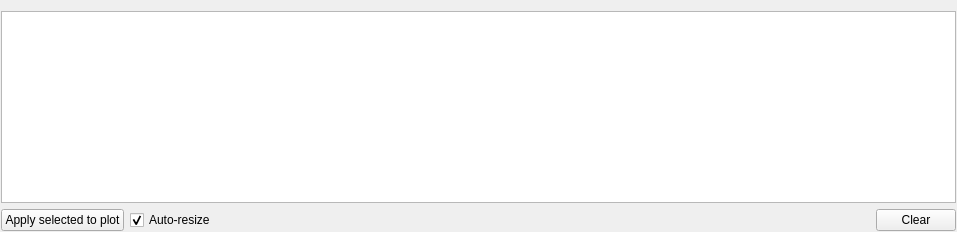
                 <widget class="QWidget" name="tabWidgetTableViewPage1">
                  <attribute name="title">
                   <string>Labels</string>
                  </attribute>
                  <layout class="QGridLayout" name="gridLayout_20">
                   <property name="leftMargin">
                    <number>1</number>
                   </property>
                   <property name="rightMargin">
                    <number>1</number>
                   </property>
                   <property name="bottomMargin">
                    <number>1</number>
                   </property>
                   <item row="0" column="0" colspan="4">
                    <widget class="QTableWidget" name="tableWidgetParsedData">
                     <property name="enabled">
                      <bool>true</bool>
                     </property>
                     <property name="sizePolicy">
                      <sizepolicy hsizetype="Preferred" vsizetype="Preferred">
                       <horstretch>0</horstretch>
                       <verstretch>0</verstretch>
                      </sizepolicy>
                     </property>
                     <property name="editTriggers">
                      <set>QAbstractItemView::NoEditTriggers</set>
                     </property>
                     <property name="alternatingRowColors">
                      <bool>true</bool>
                     </property>
                     <property name="selectionMode">
                      <enum>QAbstractItemView::ExtendedSelection</enum>
                     </property>
                     <property name="selectionBehavior">
                      <enum>QAbstractItemView::SelectRows</enum>
                     </property>
                     <property name="showGrid">
                      <bool>true</bool>
                     </property>
                     <property name="gridStyle">
                      <enum>Qt::DashLine</enum>
                     </property>
                     <property name="cornerButtonEnabled">
                      <bool>false</bool>
                     </property>
                    </widget>
                   </item>
                   <item row="1" column="0">
                    <widget class="QPushButton" name="pushButtonSetSelectedToGraph">
                     <property name="sizePolicy">
                      <sizepolicy hsizetype="Minimum" vsizetype="Minimum">
                       <horstretch>0</horstretch>
                       <verstretch>0</verstretch>
                      </sizepolicy>
                     </property>
                     <property name="text">
                      <string>Apply selected to plot</string>
                     </property>
                    </widget>
                   </item>
                   <item row="1" column="1">
                    <widget class="QCheckBox" name="checkBoxTableAutoResize">
                     <property name="text">
                      <string>Auto-resize</string>
                     </property>
                     <property name="checked">
                      <bool>true</bool>
                     </property>
                    </widget>
                   </item>
                   <item row="1" column="2">
                    <spacer name="horizontalSpacer_5">
                     <property name="orientation">
                      <enum>Qt::Horizontal</enum>
                     </property>
                     <property name="sizeHint" stdset="0">
                      <size>
                       <width>648</width>
                       <height>20</height>
                      </size>
                     </property>
                    </spacer>
                   </item>
                   <item row="1" column="3">
                    <widget class="QPushButton" name="pushButtonClearTable">
                     <property name="sizePolicy">
                      <sizepolicy hsizetype="Minimum" vsizetype="Minimum">
                       <horstretch>0</horstretch>
                       <verstretch>0</verstretch>
                      </sizepolicy>
                     </property>
                     <property name="text">
                      <string>Clear</string>
                     </property>
                    </widget>
                   </item>
                  </layout>
                 </widget>
